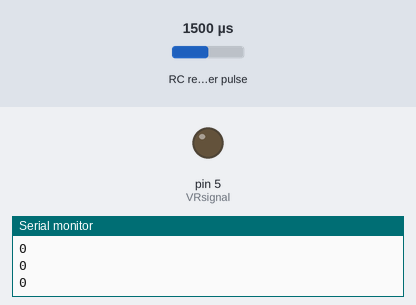
The sketch below on a simulated Arduino Uno, built with avr-gcc and run on an emulated ATmega328P. On the bench: output pins drawn as LEDs (lit = HIGH), the last lines printed to the serial monitor. Wiring (inferred from the names in the program): RC receiver channel: data pin 11. The test bench sets the inputs (shaded band); at power-on: RC receiver pulse 1500 µs.

Above: at 1.2 s.
1.3 s: RC receiver pulse (sensor on pin 11) set to 1462 µs
At 1.8 s:
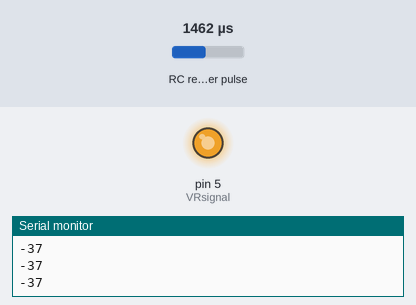
2.8 s: RC receiver pulse (sensor on pin 11) set to 1020 µs
At 3.4 s:
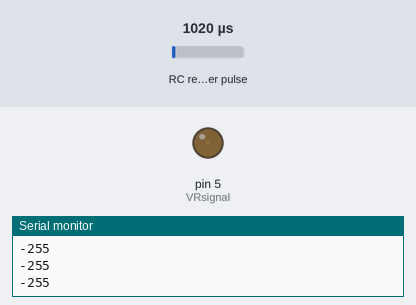
Timing chart, 0 to 5.8 s (numbered marks = the images above; inputs shaded):
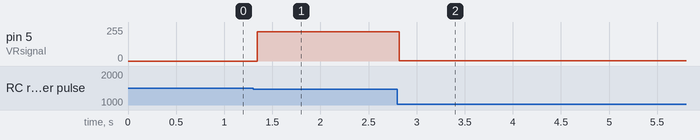

Measured:
- the behaviour switches between 1479 and 1478 µs on RC receiver pulse (sensor on pin 11) (found by bisection; images 0 and 1)
- after the input at 1.3 s, pin 5 (VRsignal): 0/255 → 219/255 at once
- after the input at 2.8 s, pin 5 (VRsignal): 219/255 → 1/255 at once

The sketch:

rc_code_with_serial_print.ino
```cpp
const int CH_1_PIN=11;
const int deadzone =20;
double x,y;
int VRsignal = 5;
void setup(){
  pinMode(VRsignal, OUTPUT);
  Serial.begin(9600);
}
void loop(){
  x = pulseIn(11,HIGH);
  y = pulseToPWM(x);
analogWrite(VRsignal, y);
  int ch_1 = pulseIn(CH_1_PIN, HIGH,25000);
  Serial.println(pulseToPWM(ch_1));
  delay(5); }
//convert rc pulse value to motor PWM value
int pulseToPWM(int pulse){
  if (pulse>1000){
    pulse = map(pulse,1000,2000,-500,500);
    pulse= constrain(pulse,-255,255);
    }else{
      pulse=0;
      }
  if (abs(pulse)<= deadzone){
        pulse=0;
        }
        return pulse; }
```
